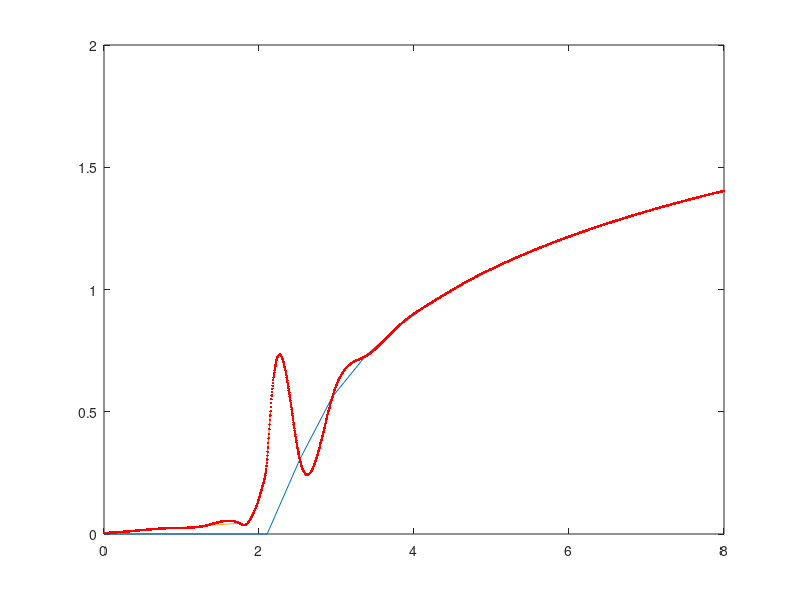

Recreate this plot in MATLAB.
% close all

y_log = linspace(0, 8, 20);
y_ref = linspace(0, 8, 2000);

% M = 0.04;
% u = M*343;
% % 2m over the ground there is a wind speed of Ma=0.04
% u_star = 0.04*343 / log((2.25+0.3)/0.3);

M = 1/343;
u = M*343;
% 2m over the ground there is a wind speed of Ma=0.04
u_star = M*343 / log((2.25+0.3)/0.3);

u_log  = u_star * log(max((y_log -( 2.25) + 0.3) / 0.3,1));
y_index_log = find(u_log~= 0);

r = 0.5;
y_0 = -2.25 - r + 0.1485 + 4.25;
y_circ = linspace(y_0 + 0.4*r , y_0 + r, 7);
u_circ = -sqrt(r^2 - (y_circ - y_0).^2) + r;

y_lin = linspace(0, y_0 + 0.2*r, 5);
u_lin = (y_lin - y_0 + 0.2*r) * (u_circ(1)*0.95) / (y_0 + 0.2*r - 0) + u_circ(1)*0.95;

clf
plot( y_log, u_log )
hold on
plot( y_circ, u_circ)
plot( y_lin, u_lin )

plot( y_ref, spline([y_lin y_circ y_log(y_index_log)], [u_lin u_circ u_log(y_index_log)], y_ref), 'r.', 'LineWidth',3)

spline = spline([y_lin y_circ y_log(y_index_log)], [u_lin u_circ u_log(y_index_log)]./u);

% r = 0.5;
% z_0 = 0.3;
% y_g = 0;
% y_0 = -r+0.1 - 0.0915;
% 
% y = linspace(-0.5, 3, 2001);
% u_star = 0.04*343 / log((2+z_0)/z_0);
% u_log = u_star * log(max((y -( 0) + z_0) / 0.3,1));
% d_u_log = real(u_star * z_0 ./ (max(y - y_g,0) + z_0));
% d_u_log(d_u_log == u_star) = Inf;
% u_circ = -sqrt(r^2 - (y - y_0).^2) + r;
% d_u_circ = real(-0.5 * 1 ./ sqrt(r^2 - (y - y_0).^2) .* (-2*y + 2*y_0));
% figure
% subplot(2,1,1)
% plot(u_log, y)
% hold on
% plot(u_circ, y)
% 
% subplot(2,1,2)
% plot(d_u_log, y)
% hold on
% plot(d_u_circ, y)
